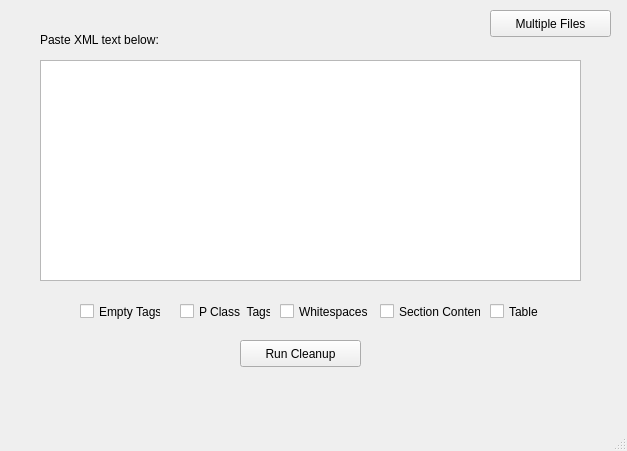
<?xml version="1.0" encoding="UTF-8"?>
<ui version="4.0">
 <class>MainWindow</class>
 <widget class="QMainWindow" name="MainWindow">
  <property name="geometry">
   <rect>
    <x>0</x>
    <y>0</y>
    <width>627</width>
    <height>451</height>
   </rect>
  </property>
  <property name="windowTitle">
   <string>MainWindow</string>
  </property>
  <widget class="QWidget" name="centralwidget">
   <widget class="QTextEdit" name="textEdit">
    <property name="geometry">
     <rect>
      <x>40</x>
      <y>60</y>
      <width>541</width>
      <height>221</height>
     </rect>
    </property>
   </widget>
   <widget class="QPushButton" name="pbRun">
    <property name="geometry">
     <rect>
      <x>240</x>
      <y>340</y>
      <width>121</width>
      <height>27</height>
     </rect>
    </property>
    <property name="text">
     <string>Run Cleanup</string>
    </property>
   </widget>
   <widget class="QPushButton" name="pbMultiple">
    <property name="geometry">
     <rect>
      <x>490</x>
      <y>10</y>
      <width>121</width>
      <height>27</height>
     </rect>
    </property>
    <property name="text">
     <string>Multiple Files</string>
    </property>
   </widget>
   <widget class="QLabel" name="label">
    <property name="geometry">
     <rect>
      <x>40</x>
      <y>30</y>
      <width>171</width>
      <height>19</height>
     </rect>
    </property>
    <property name="text">
     <string>Paste XML text below:</string>
    </property>
   </widget>
   <widget class="QCheckBox" name="cbSC">
    <property name="geometry">
     <rect>
      <x>380</x>
      <y>300</y>
      <width>101</width>
      <height>23</height>
     </rect>
    </property>
    <property name="text">
     <string>Section Content</string>
    </property>
   </widget>
   <widget class="QCheckBox" name="cbSC_2">
    <property name="geometry">
     <rect>
      <x>490</x>
      <y>300</y>
      <width>61</width>
      <height>23</height>
     </rect>
    </property>
    <property name="text">
     <string>Table</string>
    </property>
   </widget>
   <widget class="QCheckBox" name="cbET">
    <property name="geometry">
     <rect>
      <x>80</x>
      <y>300</y>
      <width>81</width>
      <height>23</height>
     </rect>
    </property>
    <property name="text">
     <string>Empty Tags</string>
    </property>
   </widget>
   <widget class="QCheckBox" name="cbPC">
    <property name="geometry">
     <rect>
      <x>180</x>
      <y>300</y>
      <width>91</width>
      <height>23</height>
     </rect>
    </property>
    <property name="text">
     <string>P Class  Tags</string>
    </property>
   </widget>
   <widget class="QCheckBox" name="cbWS">
    <property name="geometry">
     <rect>
      <x>280</x>
      <y>300</y>
      <width>91</width>
      <height>23</height>
     </rect>
    </property>
    <property name="text">
     <string>Whitespaces</string>
    </property>
   </widget>
  </widget>
  <widget class="QMenuBar" name="menubar">
   <property name="geometry">
    <rect>
     <x>0</x>
     <y>0</y>
     <width>627</width>
     <height>22</height>
    </rect>
   </property>
  </widget>
  <widget class="QStatusBar" name="statusbar"/>
 </widget>
 <resources/>
 <connections/>
</ui>
